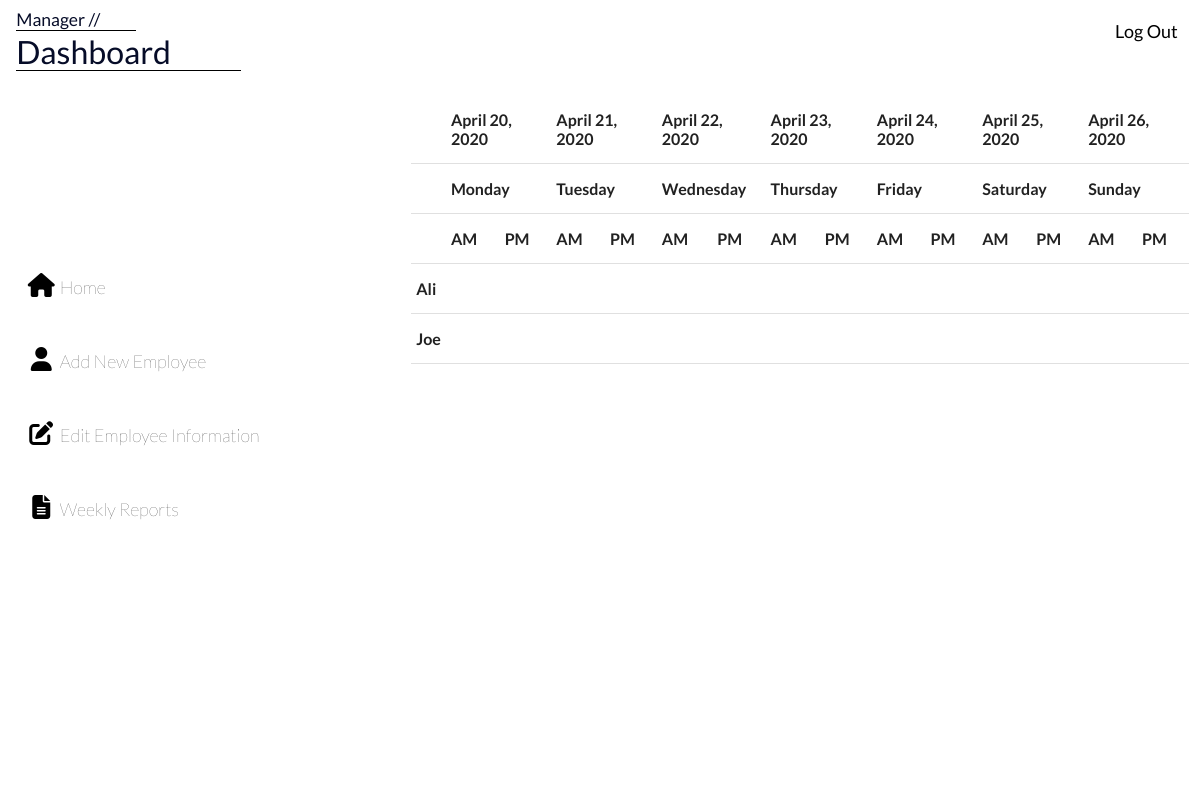
The page /manager/weeklyreports on the database as committed earlier.
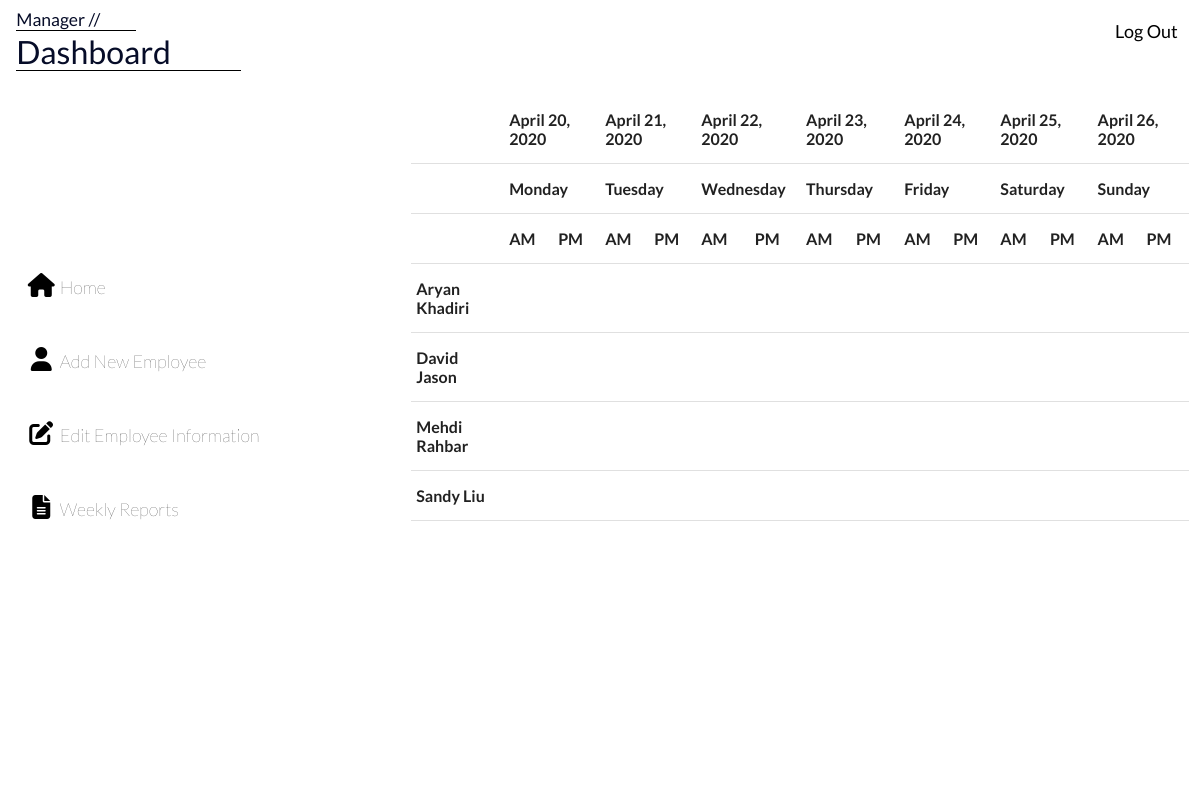
The same page on the database as committed later.
### Manager/models.py (models this page shows, shortened)
class Employee (models.Model):
    name = models.CharField (max_length = 100)
    point = models.FloatField()
    phone = models.CharField(max_length = 10)
    def __str__(self):
        return self.name

### Manager/views.py (the view)
# urls.py: path('weeklyreports', weekly_report_view, name = "weekly_reports")
def weekly_report_view(request):
    title = "Weekly Reports"
    today_day = datetime.today().weekday()
    today_date = datetime.today().date()
    first_date_of_week = today_date - timedelta(today_day)
    last_date_of_week = first_date_of_week + timedelta(7)
    days_dates=[]
    for i in range(0,7):
        days_dates.append(first_date_of_week+timedelta(i))
    tips = Tip.objects.filter(date__lte = last_date_of_week).filter(date__gte=first_date_of_week).order_by('date')
    employees = Employee.objects.all().order_by('name')
    all_info = {}
    for employee in employees:
        all_info[employee.name] = {}
        for day in days_dates:
            all_info[employee.name][day]=['','']
    for tip in tips:
        if tip.time_frame == 'AM':
            all_info[tip.employee.name][tip.date][0] = tip.paid_later
        else:
            all_info[tip.employee.name][tip.date][1] = tip.paid_later
    print(all_info)
    """all_info = {}
    for employee in employees:
        all_info[employee.name] = []
        for tip in tips:
            if tip.employee == employee:
                all_info[employee.name].append({tip.date:[{tip.time_frame:tip.paid_later}]})
    for key in all_info:
        for i in range(0, 7):"""
    context = {
        'title':title,
        'tips':tips,
        'employees':employees,
        'days_dates':days_dates,
        'all_info':all_info
    }
    for tip in tips:
        print(tip.employee)
    return render(request, 'weekly_reports.html', context)

### Manager/templates/weekly_reports.html (shortened to what this page needs)
{% extends 'base.html' %}
{% block content %}
<table >
    <tr>
        <th colspan = "2"></th>
{% for date in days_dates %}
        <th colspan = "2">{{date}}</th>
{% endfor %}
    </tr>
    <tr>
        <th colspan = "2"></th>
    <th colspan = "2">Monday</th>
    <th colspan = "2">Tuesday</th>
    <th colspan = "2">Wednesday</th>
    <th colspan = "2">Thursday</th>
    <th colspan = "2">Friday</th>
    <th colspan = "2">Saturday</th>
    <th colspan = "2">Sunday</th>
</tr>
<tr>
    <th colspan = "2"></th>
    <th >AM</th>
    <th >PM</th>
    <th >AM</th>
    <th >PM</th>
    <th >AM</th>
    <th >PM</th>
    <th >AM</th>
    <th >PM</th>
    <th >AM</th>
    <th >PM</th>
    <th >AM</th>
    <th >PM</th>
    <th >AM</th>
    <th >PM</th>
</tr>
{% for employee in employees %}
<tr>
    <th>{{employee.name}}</th>
</tr>
{% endfor %}
</table>
{% endblock %}

Rows that differ between the two databases and show on the page:
removed Employee: name "Ali"
removed Employee: name "Joe"
added Employee: name "Aryan Khadiri"
added Employee: name "David Jason"
added Employee: name "Mehdi Rahbar"
added Employee: name "Sandy Liu"
